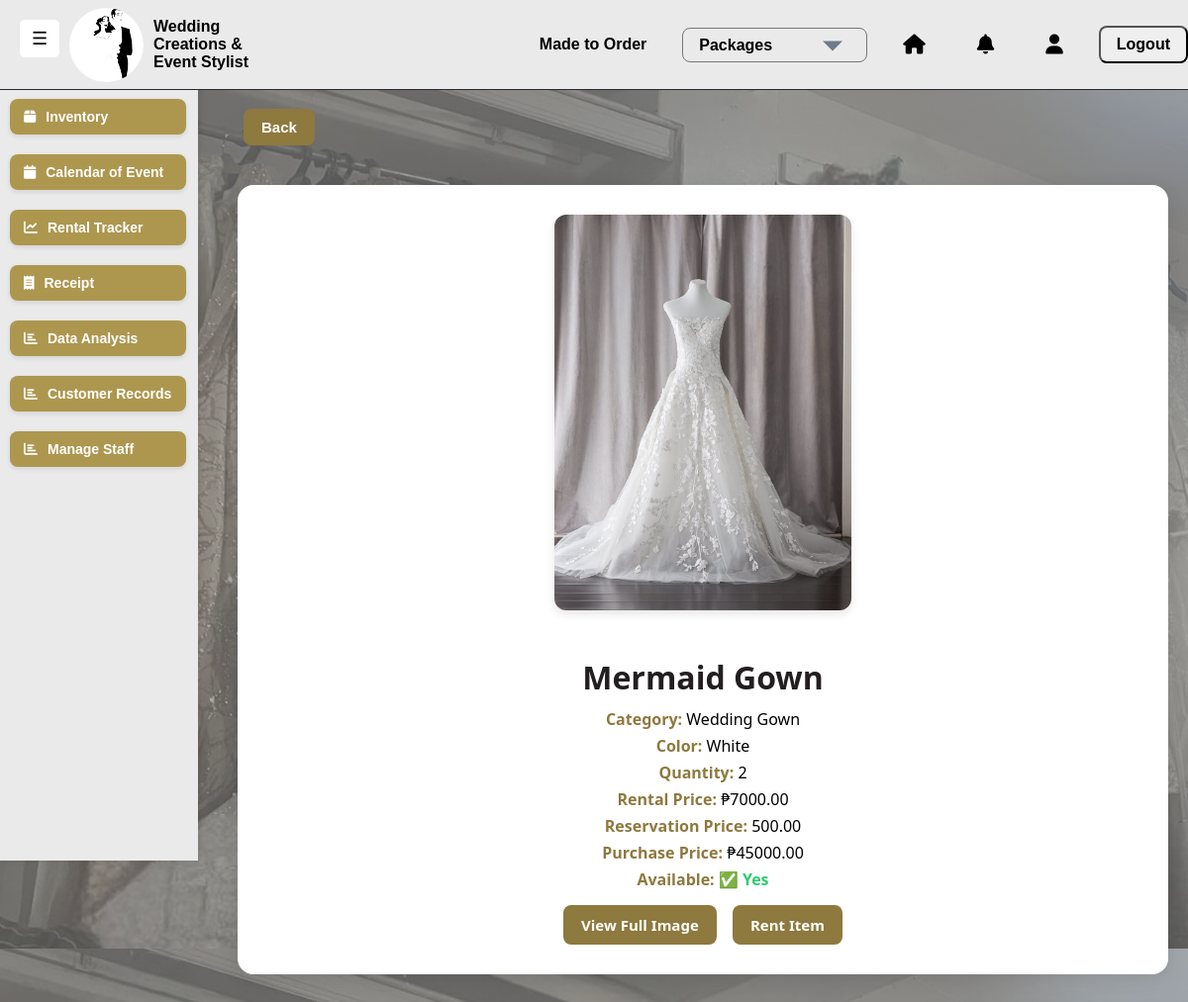
Screenshot of /inventory/1/ (signed in) with the database file from the repository.
### saritasapp/models.py (models this page shows, shortened)
class Inventory(models.Model):
    name = models.CharField(max_length=255)
    category = models.ForeignKey(Category, on_delete=models.CASCADE, related_name="items")
    color = models.ForeignKey(Color, null=True, blank=True, on_delete=models.SET_NULL, related_name="inventory_items")
    size = models.ForeignKey(Size, null=True, blank=True, on_delete=models.SET_NULL, related_name="inventory_items")
    quantity = models.IntegerField(default=0)
    rental_price = models.DecimalField(max_digits=10, decimal_places=2)
    reservation_price = models.DecimalField(max_digits=10, decimal_places=2, null=True, blank=True)
    purchase_price = models.DecimalField(max_digits=10, decimal_places=2, null=True, blank=True)
    available = models.BooleanField(default=True)
    image = models.ImageField(upload_to="inventory/", null=True, blank=True)

class Category(models.Model):
    name = models.CharField(max_length=255, unique=True)
    description = models.TextField(blank=True)

class Color(models.Model):
    name = models.CharField(max_length=50, unique=True)
    def __str__(self):
        return self.name

### saritasapp/views.py (the view)
# urls.py: path('inventory/<int:item_id>/', views.view_item, name='view_inventory'),
@login_required
def view_item(request, item_id):
    item = get_object_or_404(Inventory, id=item_id)
    return render(request, 'saritasapp/view_item.html', {'item': item})

### saritasapp/templates/saritasapp/view_item.html (shortened to what this page needs)
{% extends "saritasapp/base.html" %}
{% load static %}
{% block extra_css %}
    <link rel="stylesheet" href="{% static 'css/view_inventory.css' %}">
{% endblock %}
{% block content %}
<a href="{% url 'saritasapp:inventory_list' %}" class="btn btn-primary">Back</a>
<div class="inventory-container">
    <img src="{% if item.image %}{{ item.image.url }}{% else %}https://via.placeholder.com/300{% endif %}"
         alt="{{ item.name }}"
         class="inventory-image"
         onclick="openModal()" />
    <div class="inventory-details">
        <h1>{{ item.name }}</h1>
        <p><strong>Category:</strong> {{ item.category.name }}</p>
        <p><strong>Color:</strong> {{ item.color }}</p>
        <p><strong>Quantity:</strong> {{ item.quantity }}</p>
        <p><strong>Rental Price:</strong> ₱{{ item.rental_price }}</p>
        <p><strong>Reservation Price:</strong> {{ item.reservation_price }}</p>
        <p><strong>Purchase Price:</strong>
            {% if item.purchase_price %}₱{{ item.purchase_price }}{% else %}N/A{% endif %}
        </p>
        <p><strong>Available:</strong>
            {% if item.available %}
                <span class="available-status">✅ Yes</span>
            {% else %}
                <span style="color: red;">❌ No</span>
            {% endif %}
        </p>
        {% if item.image %}
            <a href="{{ item.image.url }}" target="_blank" class="btn btn-primary">View Full Image</a>
        {% endif %}
        {% if item.available and item.quantity > 0 %}
            <a href="{% url 'saritasapp:rental' item.id %}" class="btn btn-primary">Rent Item</a>
        {% endif %}
    </div>
</div>
{% endblock %}

### static/css/mainbase.css (style rules this page uses)
body { margin: 0; padding: 0; font-family: Arial, sans-serif; background-image: linear-gradient(rgba(128, 128, 128, 0.700), rgba(128, 128, 128, 0.625)), url("/static/images/background.jpg"); background-attachment: fixed; }
a { display: block; color: white ; padding: 12px; text-align: center; border-radius: 5px; font-size: 16px; font-weight: bold; text-decoration: none; transition: background 0.3s ease; }

### static/css/view_inventory.css (style rules this page uses)
.inventory-container { max-width: 900px; margin: 40px auto; background-color: #fff; border-radius: 16px; box-shadow: 0 4px 20px rgba(0,0,0,0.1); padding: 30px; text-align: center; font-family: 'Segoe UI', sans-serif; }
.inventory-image { width: 300px; height: auto; max-height: 400px; border-radius: 12px; box-shadow: 0 4px 10px rgba(0,0,0,0.1); cursor: pointer; margin-bottom: 20px; object-fit: cover; }
.inventory-details h1 { font-size: 32px; margin-bottom: 10px; color: #231F20; font-weight: bold; }
.inventory-details p { margin: 5px 0; font-size: 16px; }
.inventory-details strong { color: #8E793E; }
.btn { display: inline-block; padding: 10px 18px; margin: 10px 6px 0; font-size: 15px; text-decoration: none; border-radius: 8px; transition: background-color 0.3s ease; }
.btn-primary { background-color: #8E793E; color: white; }
.available-status { font-weight: bold; color: #2ecc71; }

### rows the page displays
Inventory: image (picture), name "Mermaid Gown", category.name "Wedding Gown", color "White", quantity "2", rental_price "7000.00", reservation_price "500.00", purchase_price "45000.00"
